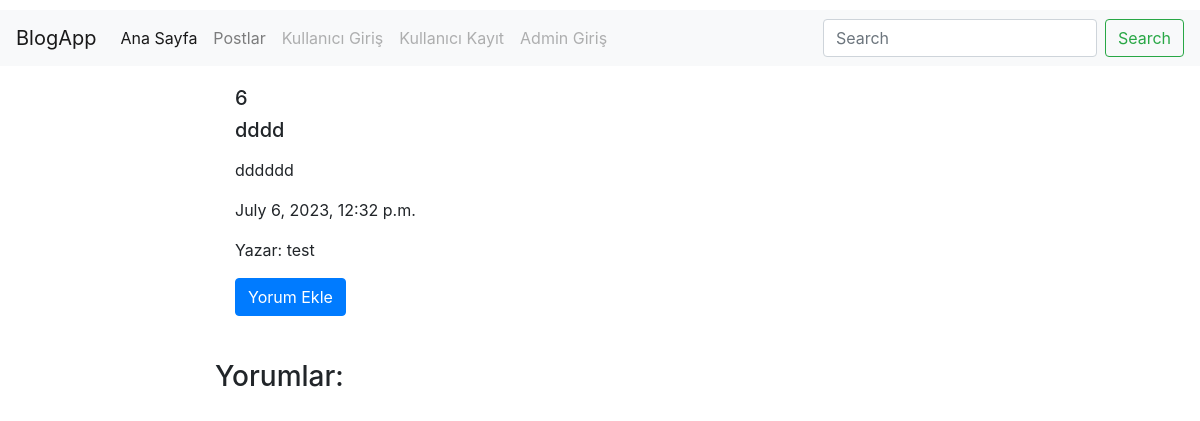
The app's page /post/details/6/, older data.
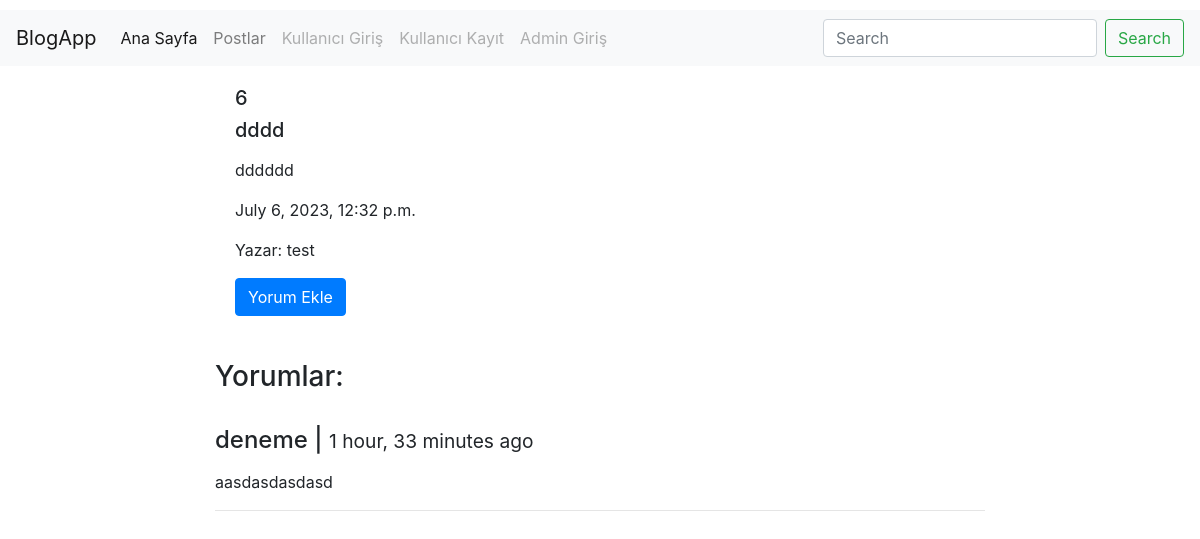
The same page, newer data.
### post/models.py (models this page shows)
class Comment(models.Model):
    post = models.ForeignKey('Post', related_name='comments', on_delete=models.CASCADE)
    name = models.CharField(max_length=200, verbose_name='İsim')
    content = models.TextField(verbose_name='Yorum')
    created_date = models.DateTimeField(auto_now_add=True)

### post/views.py (the view)
# urls.py: path('details/<int:id>/', post_details, name='details'),
def post_details(request, id):
    get_object_or_404(Post, id=id)
    postRef = Post.objects.get(id=id)
    is_valid_user = False
    if request.user == postRef.user:
        is_valid_user = True
    context = {
        'post': postRef,
        'user': is_valid_user,
    }
    return render(request, 'post/details.html', context)

### templates/post/details.html (shortened to what this page needs)
{% extends 'base.html' %}
{% block body %}
    <div class="container-fluid" style="width: 50rem;">
        <div class="card-body">
            <h5>{{ post.id }}</h5>
            <h5 class="card-title">{{ post.title }}</h5>
            <p class="card-text">{{ post.content|safe|linebreaks }}</p>
            <p class="card-text">{{ post.publishingDate }}</p>
            <p class="card-text">Yazar: {{ post.user }}</p>
            <a href="{% url 'comment_create' id=post.id %}" class="btn btn-primary">Yorum Ekle</a>
        <br>
        <br>
        </div>
        <h3>Yorumlar:</h3>
        <br>
        {% for comment in post.comments.all %}
                    <h4>{{ comment.name }} | <small>{{ comment.created_date|timesince }} ago </small></h4>
                    <p>{{ comment.content|linebreaks }}</p>
                    <hr>
        {% endfor %}
</div>
{% endblock %}

Row changes from the older to the newer data that the page shows:
added Comment: name "deneme", created_date "1 hour, 33 minutes", content "aasdasdasdasd"
